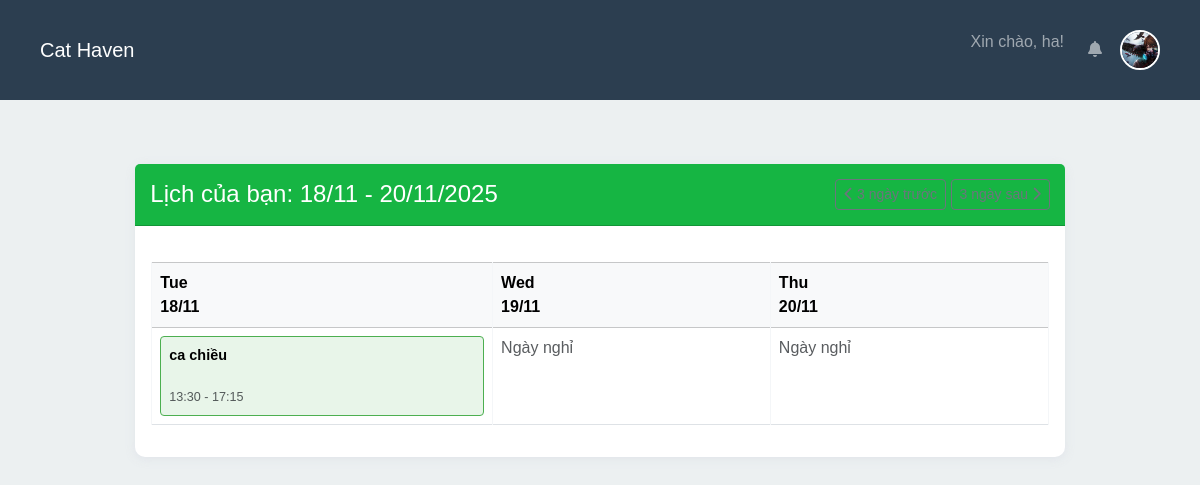
Screenshot of /schedule/my_schedule (signed in) with the database file from the repository.
### app/models.py (models this page shows, shortened)
class Shift(db.Model):
    id = db.Column(db.Integer, primary_key=True)
    name = db.Column(db.String(100), nullable=False)  # Tên ca, ví dụ: "Ca Sáng Part-time", "Ca Tối", "Hành chính Full-time"
    start_time = db.Column(db.Time, nullable=False)  # Giờ bắt đầu, ví dụ: 08:00:00
    end_time = db.Column(db.Time, nullable=False)    # Giờ kết thúc, ví dụ: 12:00:00
    schedules = db.relationship('Schedule', backref='shift', lazy=True, cascade="all, delete-orphan")

### app/schedule/routes.py (the view)
@schedule_bp.route('/my_schedule')
def my_schedule():
    if 'user_id' not in session:
        flash('Bạn cần đăng nhập để xem trang này.', 'danger')
        return redirect(url_for('auth.login'))
    start_date_str = request.args.get('start_date')
    if start_date_str:
        try:
            start_date = datetime.strptime(start_date_str, '%Y-%m-%d').date()
        except ValueError:
            start_date = datetime.now().date()
    else:
        start_date = datetime.now().date()
    display_days = [start_date + timedelta(days=i) for i in range(3)]
    end_date = display_days[-1]
    schedules = Schedule.query.filter(
        and_(Schedule.user_id == session['user_id'],
             Schedule.date.between(start_date, end_date))
    ).all()
    week_schedule = {}
    for day in display_days:
        schedule = next((s for s in schedules if s.date == day), None)
        week_schedule[day] = schedule
    return render_template('schedule/my_schedule.html',
                           week_schedule=week_schedule,
                           display_days=display_days
                           )

### app/templates/schedule/my_schedule.html (shortened to what this page needs)
{% extends "base.html" %}
{% block content %}
<div class="container mt-4">
    <div class="row justify-content-center">
        <div class="col-md-10">
            <div class="card">
                <div class="card-header d-flex justify-content-between align-items-center">
                    <h4 class="mb-0">Lịch của bạn: {{ display_days[0].strftime('%d/%m') }} - {{ display_days[-1].strftime('%d/%m/%Y') }}</h4>
                    <div>
                        <button id="prev-3-days" class="btn btn-outline-secondary btn-sm">
                            <i class="fas fa-chevron-left"></i> 3 ngày trước
                        </button>
                        <button id="next-3-days" class="btn btn-outline-secondary btn-sm">
                            3 ngày sau <i class="fas fa-chevron-right"></i>
                        </button>
                    </div>
                </div>
                <div class="card-body">
                    <div class="table-responsive">
                        <table class="table table-bordered">
                            <thead class="table-light text-center">
                                <tr>
                                    {% for day in display_days %}
                                    <th>
                                        {{ day.strftime('%a') | safe }} <br> {{ day.strftime('%d/%m') | safe }}
                                    </th>
                                    {% endfor %}
                                </tr>
                            </thead>
                            <tbody>
                                <tr class="text-center">
                                    {% for day in display_days %}
                                        <td>
                                            {% set schedule = week_schedule[day] %}
                                            {% if schedule %}
                                                <div class="schedule-item-readonly">
                                                    <strong>{{ schedule.shift.name }}</strong>
                                                    <br>
                                                    <small class="text-muted">
                                                        {{ schedule.shift.start_time.strftime('%H:%M') }} -
                                                        {{ schedule.shift.end_time.strftime('%H:%M') }}
                                                    </small>
                                                </div>
                                            {% else %}
                                                <span class="text-muted">Ngày nghỉ</span>
                                            {% endif %}
                                        </td>
                                    {% endfor %}
                                </tr>
                            </tbody>
                        </table>
                    </div>
                </div>
            </div>
        </div>
    </div>
</div>
{% endblock %}

### app/static/css/style.css (style rules this page uses)
body { font-family: Arial, sans-serif; margin: 0; padding: 0; background-color: #ECF0F1; }
button { padding: 10px; background: #47ce86e1; color: white; border: none; cursor: pointer; border-radius: 5px; }
table { border-collapse: collapse; width: 100%; margin: 20px 0; }
th, td { border: 1px solid #f4f6f8; padding: 12px; text-align: left; }
th { background-color: #1e3b8aad; color: white; }
:root { --bg-color: #ECF0F1; --primary-dark: #2C3E50; --primary-accent: #3498DB; --secondary-accent: #1ABC9C; --info-color: #95A5A6; --danger-color: #E74C3C; --white-color: #FFFFFF; --text-color: #2C3E50; }
body { background-color: var(--bg-color); color: var(--text-color); }
.card-header { background-color: var(--secondary-accent); color: var(--white-color); }
.container { max-width: 1200px; margin: 0 auto; padding: 20px; }
.card { box-shadow: 0 2px 10px rgba(222, 225, 233, 0.848); border-radius: 10px; border: none; margin-bottom: 20px; }
.card-header { background: #16b543; color: white; padding: 15px; border-radius: 10px 10px 0 0; }

### app/templates/schedule/my_schedule.html (style rules this page uses)
.schedule-item-readonly { background-color: #e8f5e9; border: 1px solid #4caf50; border-radius: 4px; padding: 8px; font-size: 0.9em; min-height: 70px; display: flex; flex-direction: column; justify-content: center; }

### rows the page displays
Shift: shift.name "ca chiều", shift.start_time "13:30", shift.end_time "17:15"

### other values shown
{{ session.username }} "ha"
{{ display_days[0].strftime('%d/%m') }} "18/11"
{{ display_days[-1].strftime('%d/%m/%Y') }} "20/11/2025"
{{ day.strftime('%a') | safe }} "Tue" "Wed" "Thu"
{{ day.strftime('%d/%m') | safe }} "18/11" "19/11" "20/11"
